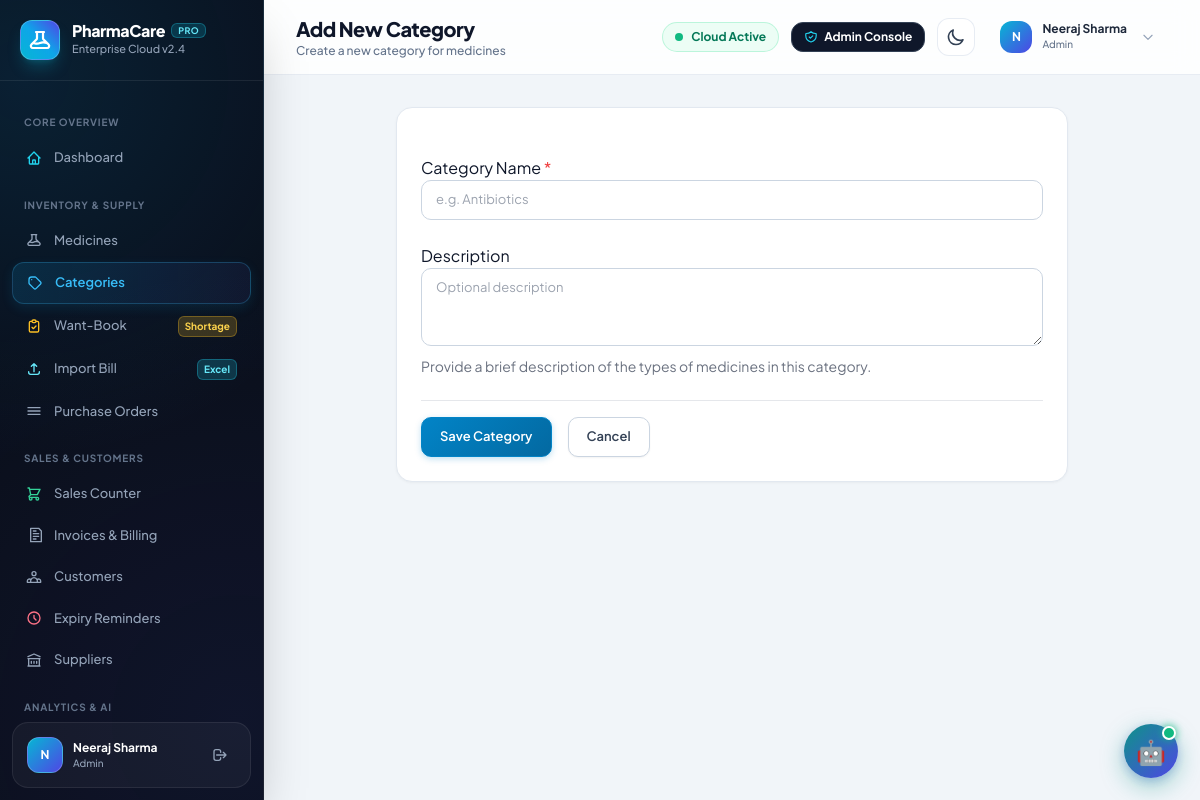
The app's page /categories/add/ (signed in) with its own data.
### MediApp/models.py (models this page shows, shortened)
class User(AbstractUser):
    ROLE_CHOICES = [
        ('admin', 'Admin'),
        ('pharmacist', 'Pharmacist'),
        ('assistant', 'Assistant'),
    ]
    role = models.CharField(max_length=20, choices=ROLE_CHOICES, default='assistant')
    contact_number = models.CharField(max_length=15, blank=True)

### MediApp/views.py (the view)
# urls.py: path('categories/add/', views.add_category, name='add_category'),
@pharmacist_or_admin
def add_category(request):
    if request.method == 'POST':
        form = CategoryForm(request.POST)
        if form.is_valid():
            category = form.save(commit=False)
            category.created_by = request.user
            category.save()
            messages.success(request, f'Category {category.name} added successfully!')
            return redirect('category_list')
    else:
        form = CategoryForm()
    return render(request, 'category/add_category.html', {'form': form})

### MediApp/templates/category/add_category.html (shortened to what this page needs)
{% extends 'base.html' %}
{% block page_title %}Add New Category{% endblock %}
{% block page_subtitle %}Create a new category for medicines{% endblock %}
{% block content %}
<div class="card max-w-2xl mx-auto p-6">
    <form method="POST" class="space-y-6">
        <div>
            <label for="{{ form.name.id_for_label }}" class="form-label">Category Name <span class="text-red-500">*</span></label>
            {{ form.name }}
        </div>
        <div>
            <label for="{{ form.description.id_for_label }}" class="form-label">Description</label>
            {{ form.description }}
            <p class="text-sm text-gray-500 mt-1">Provide a brief description of the types of medicines in this category.</p>
        </div>
        <div class="flex items-center gap-4 pt-4 border-t">
            <button type="submit" class="btn btn-primary">Save Category</button>
            <a href="{% url 'category_list' %}" class="btn btn-secondary">Cancel</a>
        </div>
    </form>
</div>
{% endblock %}

### MediApp/templates/base.html (shortened to what this page needs)
<!DOCTYPE html>
<html lang="en">
<head>
    <script src="https://cdn.tailwindcss.com"></script>
</head>
<body>
    <aside class="sidebar shadow-2xl" id="sidebar">
        <div class="p-5 border-b border-white/[0.08] flex items-center justify-between">
            <div class="flex items-center gap-3">
                <div class="w-10 h-10 rounded-xl bg-gradient-to-tr from-cyan-500 via-sky-500 to-indigo-600 flex items-center justify-center text-white shadow-lg shadow-cyan-500/25 border border-white/20">
                </div>
                <div>
                    <h1 class="text-base font-extrabold text-white tracking-tight leading-none flex items-center gap-1.5">
                        PharmaCare
                        <span class="text-[9px] font-bold bg-cyan-500/20 text-cyan-300 border border-cyan-400/30 px-1.5 py-0.5 rounded-md uppercase tracking-wider">PRO</span>
                    </h1>
                    <p class="text-[11px] font-medium text-slate-400 mt-0.5">Enterprise Cloud v2.4</p>
                </div>
            </div>
        </div>
        <nav class="flex-1 py-4 overflow-y-auto">
            <div class="nav-section-title">Core Overview</div>
            <a href="{% url 'dashboard' %}"
                class="nav-link {% if request.resolver_match.url_name == 'dashboard' %}active{% endif %}"
                onclick="closeSidebarOnMobile()">
                <svg class="w-4 h-4 text-cyan-400" fill="none" stroke="currentColor" viewBox="0 0 24 24">
                    <path stroke-linecap="round" stroke-linejoin="round" stroke-width="2"
                        d="M3 12l2-2m0 0l7-7 7 7M5 10v10a1 1 0 001 1h3m10-11l2 2m-2-2v10a1 1 0 01-1 1h-3m-6 0a1 1 0 001-1v-4a1 1 0 011-1h2a1 1 0 011 1v4a1 1 0 001 1m-6 0h6" />
                </svg>
                <span>Dashboard</span>
            </a>
            <div class="nav-section-title">Inventory & Supply</div>
            {% if request.user.is_superuser or request.user.role == 'admin' or request.user.role == 'pharmacist' %}
            <a href="{% url 'medicine_list' %}"
                class="nav-link {% if request.resolver_match.url_name == 'medicine_list' or request.resolver_match.url_name == 'add_medicine' or request.resolver_match.url_name == 'edit_medicine' %}active{% endif %}"
                onclick="closeSidebarOnMobile()">
                <span>Medicines</span>
            </a>
            <a href="{% url 'category_list' %}"
                class="nav-link {% if 'categories' in request.path %}active{% endif %}"
                onclick="closeSidebarOnMobile()">
                <svg class="w-4 h-4" fill="none" stroke="currentColor" viewBox="0 0 24 24">
                    <path stroke-linecap="round" stroke-linejoin="round" stroke-width="2"
                        d="M7 7h.01M7 3h5c.512 0 1.024.195 1.414.586l7 7a2 2 0 010 2.828l-7 7a2 2 0 01-2.828 0l-7-7A1.994 1.994 0 013 12V7a4 4 0 014-4z" />
                </svg>
                <span>Categories</span>
            </a>
            {% endif %}
            <a href="{% url 'want_book_list' %}"
                class="nav-link {% if 'want-book' in request.path %}active{% endif %}"
                onclick="closeSidebarOnMobile()">
                <svg class="w-4 h-4 text-amber-400" fill="none" stroke="currentColor" viewBox="0 0 24 24">
                    <path stroke-linecap="round" stroke-linejoin="round" stroke-width="2"
                        d="M9 5H7a2 2 0 00-2 2v12a2 2 0 002 2h10a2 2 0 002-2V7a2 2 0 00-2-2h-2M9 5a2 2 0 002 2h2a2 2 0 002-2M9 5a2 2 0 012-2h2a2 2 0 012 2m-6 9l2 2 4-4" />
                </svg>
                <span>Want-Book</span>
                <span class="ml-auto text-[10px] font-bold bg-amber-400/20 text-amber-300 border border-amber-400/30 px-1.5 py-0.5 rounded-md">Shortage</span>
            </a>
            <a href="{% url 'purchase_bill_import' %}"
                class="nav-link {% if 'purchase-bill' in request.path %}active{% endif %}"
                onclick="closeSidebarOnMobile()">
                <svg class="w-4 h-4 text-cyan-300" fill="none" stroke="currentColor" viewBox="0 0 24 24">
                    <path stroke-linecap="round" stroke-linejoin="round" stroke-width="2"
                        d="M4 16v1a3 3 0 003 3h10a3 3 0 003-3v-1m-4-8l-4-4m0 0L8 8m4-4v12" />
                </svg>
                <span>Import Bill</span>
                <span class="ml-auto text-[10px] font-bold bg-cyan-400/20 text-cyan-300 border border-cyan-400/30 px-1.5 py-0.5 rounded-md">Excel</span>
            </a>
            <a href="{% url 'purchase_order_list' %}"
                class="nav-link {% if 'purchase-orders' in request.path %}active{% endif %}"
                onclick="closeSidebarOnMobile()">
                <svg class="w-4 h-4" fill="none" stroke="currentColor" viewBox="0 0 24 24">
                    <path stroke-linecap="round" stroke-linejoin="round" stroke-width="2" d="M3 7h18M3 12h18M3 17h18" />
                </svg>
                <span>Purchase Orders</span>
            </a>
            <div class="nav-section-title">Sales & Customers</div>
            <a href="{% url 'sales_list' %}"
                class="nav-link {% if 'sales' in request.path %}active{% endif %}"
                onclick="closeSidebarOnMobile()">
                <span>Sales Counter</span>
            </a>
            <a href="{% url 'invoice_history' %}"
                class="nav-link {% if 'billing' in request.path or request.resolver_match.url_name == 'invoice_detail' %}active{% endif %}"
                onclick="closeSidebarOnMobile()">
                <svg class="w-4 h-4" fill="none" stroke="currentColor" viewBox="0 0 24 24">
                    <path stroke-linecap="round" stroke-linejoin="round" stroke-width="2"
                        d="M7 2h12l4 4v16H7zM11 10h8M11 14h8M11 18h4M11 6h4" />
                </svg>
                <span>Invoices & Billing</span>
            </a>
            <a href="{% url 'customer_list' %}"
                class="nav-link {% if 'customer' in request.path and 'expiry-reminders' not in request.path %}active{% endif %}"
                onclick="closeSidebarOnMobile()">
                <span>Customers</span>
            </a>
            <a href="{% url 'expiry_reminder_list' %}"
                class="nav-link {% if 'expiry-reminders' in request.path %}active{% endif %}"
                onclick="closeSidebarOnMobile()">
                <svg class="w-4 h-4 text-rose-400" fill="none" stroke="currentColor" viewBox="0 0 24 24">
                    <path stroke-linecap="round" stroke-linejoin="round" stroke-width="2"
                        d="M12 8v4l3 3m6-3a9 9 0 11-18 0 9 9 0 0118 0z" />
                </svg>
                <span>Expiry Reminders</span>
            </a>
            {% if request.user.is_superuser or request.user.role == 'admin' or request.user.role == 'pharmacist' %}
            <a href="{% url 'supplier_list' %}"
                class="nav-link {% if 'supplier' in request.path %}active{% endif %}"
                onclick="closeSidebarOnMobile()">
                <svg class="w-4 h-4" fill="none" stroke="currentColor" viewBox="0 0 24 24">
                    <path stroke-linecap="round" stroke-linejoin="round" stroke-width="2"
                        d="M8 14v3m4-3v3m4-3v3M3 21h18M3 10h18M3 7l9-4 9 4M4 10h16v11H4V10z" />
                </svg>
                <span>Suppliers</span>
            </a>
            {% endif %}
            {% if request.user.is_superuser or request.user.role == 'admin' or request.user.role == 'pharmacist' or request.user.role == 'assistant' %}
            <div class="nav-section-title">Analytics & AI</div>
            {% endif %}
        </nav>
        <div class="p-3.5 mx-3 mb-3 bg-white/[0.04] border border-white/[0.08] rounded-2xl flex items-center justify-between">
            <div class="flex items-center gap-2.5 min-w-0">
                <div class="w-9 h-9 rounded-xl bg-gradient-to-br from-cyan-500 to-indigo-600 flex items-center justify-center text-white font-bold text-xs flex-shrink-0 shadow-sm border border-white/20">
                    {{ user.first_name.0|default:user.username.0|upper }}
                </div>
                <div class="min-w-0 flex-1">
                    <p class="text-xs font-bold text-white truncate">{{ user.get_full_name|default:user.username }}</p>
                    <p class="text-[10px] font-medium text-slate-400 truncate">{{ user.get_role_display|default:"User" }}</p>
                </div>
            </div>
            <a href="{% url 'logout' %}" title="Logout" class="p-2 text-slate-400 hover:text-rose-400 hover:bg-white/[0.06] rounded-xl transition">
                <svg class="w-4 h-4" fill="none" stroke="currentColor" viewBox="0 0 24 24">
                    <path stroke-linecap="round" stroke-linejoin="round" stroke-width="2" d="M17 16l4-4m0 0l-4-4m4 4H7m6 4v1a3 3 0 01-3 3H6a3 3 0 01-3-3V7a3 3 0 013-3h4a3 3 0 013 3v1" />
                </svg>
            </a>
        </div>
    </aside>
    <div class="main-content" id="mainContent">
        <header class="bg-white/85 backdrop-blur-md border-b border-slate-200/80 px-4 md:px-8 py-3.5 sticky top-0 z-40 transition-all">
            <div class="flex justify-between items-center">
                <div class="flex items-center gap-4">
                    <div>
                        <h2 class="text-lg md:text-xl font-extrabold text-slate-900 tracking-tight">{% block page_title %}Dashboard{% endblock %}</h2>
                        <p class="text-xs font-medium text-slate-500 hidden sm:block">{% block page_subtitle %}Overview of your pharmacy operations{% endblock %}</p>
                    </div>
                </div>
                <div class="flex items-center gap-3">
                    <div class="hidden lg:flex items-center gap-2 px-3 py-1.5 bg-emerald-50 text-emerald-700 border border-emerald-200/70 rounded-full text-xs font-bold">
                        <span class="w-2 h-2 rounded-full bg-emerald-500 animate-pulse"></span>
                        <span>Cloud Active</span>
                    </div>
                    {% if request.user.is_superuser or request.user.role == 'admin' %}
                    <a href="{% url 'admin:index' %}" title="Open Django Admin Portal"
                        class="hidden sm:inline-flex items-center gap-1.5 px-3 py-1.5 bg-slate-900 hover:bg-slate-800 text-white rounded-xl text-xs font-bold shadow-xs transition border border-slate-700 hover:border-cyan-400">
                        <span>Admin Console</span>
                    </a>
                    {% endif %}
                    <button id="themeToggleBtn" onclick="toggleTheme()" type="button" class="theme-toggle-btn shadow-xs" title="Toggle Dark / Light Mode (Shift+D)" aria-label="Toggle theme">
                        <svg id="moonIcon" class="w-5 h-5 block dark:hidden text-slate-700" fill="none" stroke="currentColor" viewBox="0 0 24 24">
                            <path stroke-linecap="round" stroke-linejoin="round" stroke-width="2" d="M20.354 15.354A9 9 0 018.646 3.646 9.003 9.003 0 0012 21a9.003 9.003 0 008.354-5.646z" />
                        </svg>
                    </button>
                    <div class="user-dropdown relative">
                        <button onclick="toggleDropdown()"
                            class="flex items-center gap-2.5 px-3 py-1.5 rounded-xl hover:bg-slate-100 transition border border-transparent hover:border-slate-200">
                            <div class="w-8 h-8 rounded-xl bg-gradient-to-br from-cyan-500 to-indigo-600 flex items-center justify-center text-white font-bold text-xs shadow-xs">
                                {{ user.first_name.0|default:user.username.0|upper }}
                            </div>
                            <div class="text-left hidden md:block">
                                <p class="font-bold text-slate-800 text-xs leading-none">{{ user.get_full_name|default:user.username }}</p>
                                <p class="text-[10px] font-medium text-slate-500 mt-0.5">{{ user.get_role_display }}</p>
                            </div>
                            <svg class="w-3.5 h-3.5 text-slate-400 ml-1" fill="none" stroke="currentColor" viewBox="0 0 24 24">
                                <path stroke-linecap="round" stroke-linejoin="round" stroke-width="2" d="M19 9l-7 7-7-7" />
                            </svg>
                        </button>
                    </div>
                </div>
            </div>
        </header>
        <main class="flex-1 p-3.5 sm:p-5 md:p-8 transition-all">
            {% block content %}
            {% endblock %}
        </main>
    </div>
    {% if request.user.is_authenticated %}
    <button id="medibot-fab" onclick="medibotToggle()" title="MediBot — AI Pharmacy Assistant"
        aria-label="Open MediBot">
        🤖
        <span class="fab-badge"></span>
    </button>
    {% endif %}
</body>
</html>

### records on screen
User: first_name.0 "N", get_full_name "Neeraj Sharma", role "Admin"
